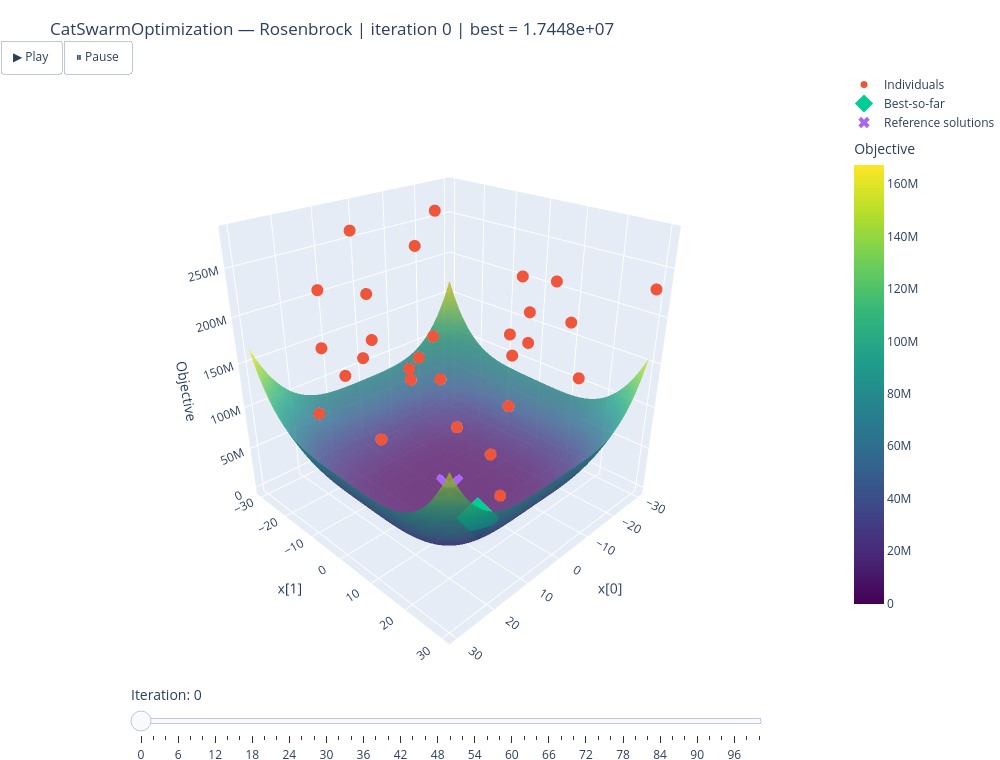
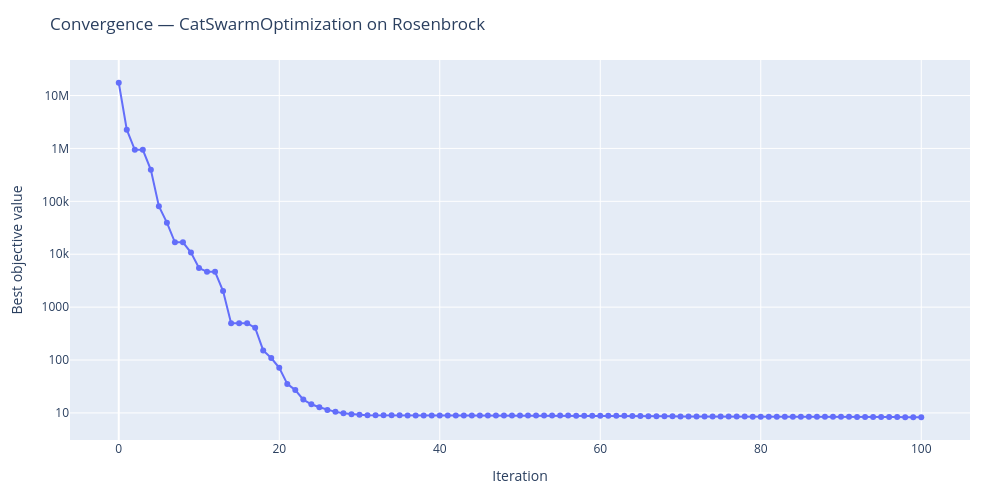
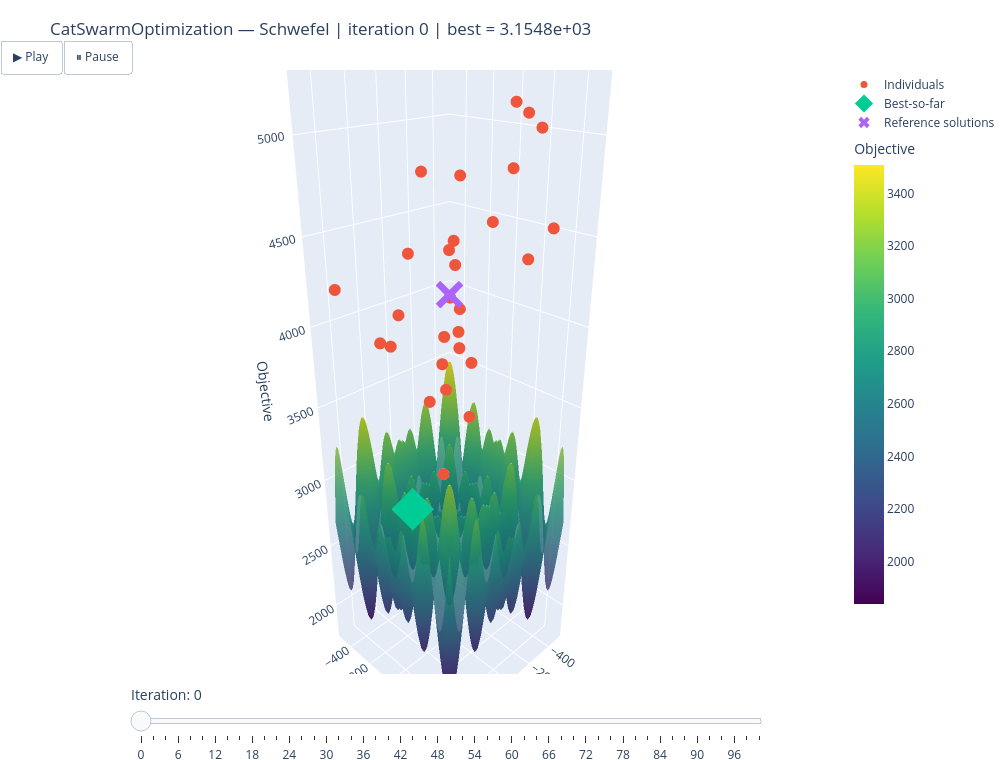
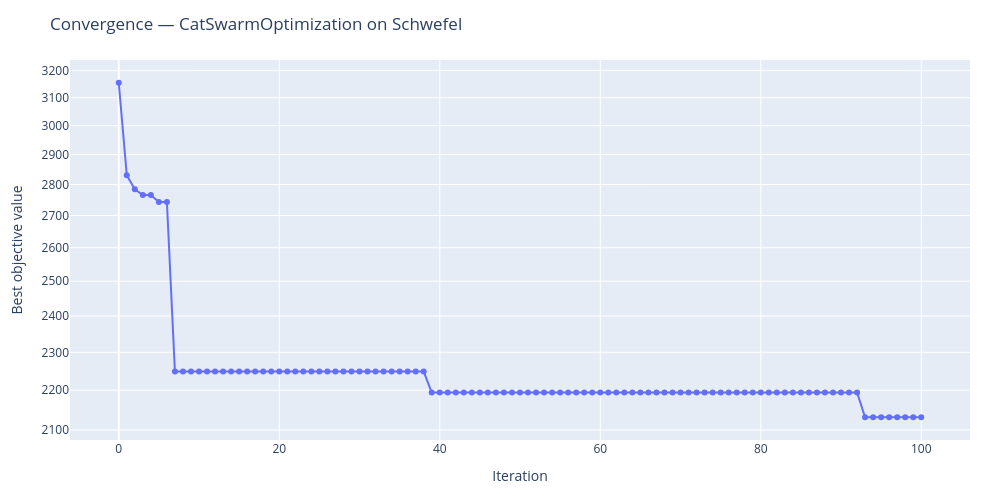

The notebook cell these images were saved under, in order:
### Markdown cell above
## Cat Swarm

### Code cell
algorithm = CatSwarmOptimization(
    population_size=30,
    mixture_ratio=0.1,
    c1=2.05,
    smp=3,
    spc=True,
    cdc=0.85,
    srd=0.2,
    max_velocity=1.9,
    seed=SEED,
)

run_optimizations(algorithm=algorithm)

### Figure 1 — Plotly figure (JSON) as saved in the notebook; plotly's stock layout.template omitted (floating-point values rounded to 4 significant figures; data arrays with more than 128 entries replaced by an {"elided": "..."} marker saying what was removed)
{"data": [{"colorbar": {"len": 0.8, "title": {"text": "Objective"}}, "colorscale": [[0, "#440154"], [0.1111, "#482878"], [0.2222, "#3e4989"], [0.3333, "#31688e"], [0.4444, "#26828e"], [0.5556, "#1f9e89"], [0.6667, "#35b779"], [0.7778, "#6ece58"], [0.8889, "#b5de2b"], [1, "#fde725"]], "hovertemplate": "x=%{x:.3f}<br>y=%{y:.3f}<br>objective=%{z:.3e}<extra></extra>", "name": "Objective surface", "opacity": 0.78, "type": "surface", "x": {"elided": "80x80 float values"}, "y": {"elided": "80x80 float values"}, "z": {"elided": "80x80 float values"}}, {"hovertemplate": "x=%{x:.4f}<br>y=%{y:.4f}<br>objective=%{z:.6e}<extra></extra>", "marker": {"size": 7}, "mode": "markers", "name": "Individuals", "type": "scatter3d", "x": [11.86, -5.794, 8.824, -3.859, -29.67, -21.58, 29.47, 7.348, 11.76, -13.62, -2.452, -12.64, -28.26, 12.03, 27.69, -18.65, 15.26, 1.12, 14.81, -14.12, -27.34, 6.784, 28.62, 15.93, 17.15, -9.331, 8.224, -0.02974, 24.84, -19.36], "y": [-11.17, -19.09, 23.71, -9.07, 29.68, -26.63, -6.47, 15.63, -16.55, 10.16, -15.77, -15.86, 5.829, -29.26, 20.69, 3.741, 29.74, 13.33, 29.04, -25.84, -0.6883, -21.1, 9.199, -4.464, -22.05, 26.57, 22.38, 2.257, -3.437, 16.77], "z": [177500000.0, 89690000.0, 229800000.0, 161400000.0, 229200000.0, 264400000.0, 136700000.0, 17450000.0, 281900000.0, 201100000.0, 114800000.0, 84210000.0, 210700000.0, 207400000.0, 233900000.0, 225000000.0, 230300000.0, 73880000.0, 183500000.0, 231700000.0, 131100000.0, 133900000.0, 271600000.0, 85200000.0, 159900000.0, 163400000.0, 63320000.0, 80900000.0, 172900000.0, 191400000.0]}, {"hovertemplate": "best x=%{x:.6f}<br>best y=%{y:.6f}<br>objective=%{z:.6e}<extra></extra>", "marker": {"size": 14, "symbol": "diamond"}, "mode": "markers", "name": "Best-so-far", "type": "scatter3d", "x": [7.348], "y": [15.63], "z": [17450000.0]}, {"hovertemplate": "reference x=%{x:.6f}<br>reference y=%{y:.6f}<br>objective=%{z:.6e}<extra></extra>", "marker": {"size": 10, "symbol": "x"}, "mode": "markers", "name": "Reference solutions", "type": "scatter3d", "x": [0.0], "y": [0.0], "z": [9.0]}], "layout": {"height": 760, "margin": {"b": 0, "l": 0, "r": 0, "t": 70}, "scene": {"camera": {"eye": {"x": 1.55, "y": 1.55, "z": 1.1}}, "xaxis": {"title": {"text": "x[0]"}}, "yaxis": {"title": {"text": "x[1]"}}, "zaxis": {"title": {"text": "Objective"}}}, "sliders": [{"active": 0, "currentvalue": {"font": {"size": 14}, "prefix": "Iteration: "}, "len": 0.84, "steps": [{"args": [["0"], {"frame": {"duration": 150, "redraw": true}, "mode": "immediate", "transition": {"duration": 0}}], "label": "0", "method": "animate"}, {"args": [["1"], {"frame": {"duration": 150, "redraw": true}, "mode": "immediate", "transition": {"duration": 0}}], "label": "2", "method": "animate"}, {"args": [["2"], {"frame": {"duration": 150, "redraw": true}, "mode": "immediate", "transition": {"duration": 0}}], "label": "4", "method": "animate"}, {"args": [["3"], {"frame": {"duration": 150, "redraw": true}, "mode": "immediate", "transition": {"duration": 0}}], "label": "6", "method": "animate"}, {"args": [["4"], {"frame": {"duration": 150, "redraw": true}, "mode": "immediate", "transition": {"duration": 0}}], "label": "8", "method": "animate"}, {"args": [["5"], {"frame": {"duration": 150, "redraw": true}, "mode": "immediate", "transition": {"duration": 0}}], "label": "10", "method": "animate"}, {"args": [["6"], {"frame": {"duration": 150, "redraw": true}, "mode": "immediate", "transition": {"duration": 0}}], "label": "12", "method": "animate"}, {"args": [["7"], {"frame": {"duration": 150, "redraw": true}, "mode": "immediate", "transition": {"duration": 0}}], "label": "14", "method": "animate"}, {"args": [["8"], {"frame": {"duration": 150, "redraw": true}, "mode": "immediate", "transition": {"duration": 0}}], "label": "16", "method": "animate"}, {"args": [["9"], {"frame": {"duration": 150, "redraw": true}, "mode": "immediate", "transition": {"duration": 0}}], "label": "18", "method": "animate"}, {"args": [["10"], {"frame": {"duration": 150, "redraw": true}, "mode": "immediate", "transition": {"duration": 0}}], "label": "20", "method": "animate"}, {"args": [["11"], {"frame": {"duration": 150, "redraw": true}, "mode": "immediate", "transition": {"duration": 0}}], "label": "22", "method": "animate"}, {"args": [["12"], {"frame": {"duration": 150, "redraw": true}, "mode": "immediate", "transition": {"duration": 0}}], "label": "24", "method": "animate"}, {"args": [["13"], {"frame": {"duration": 150, "redraw": true}, "mode": "immediate", "transition": {"duration": 0}}], "label": "26", "method": "animate"}, {"args": [["14"], {"frame": {"duration": 150, "redraw": true}, "mode": "immediate", "transition": {"duration": 0}}], "label": "28", "method": "animate"}, {"args": [["15"], {"frame": {"duration": 150, "redraw": true}, "mode": "immediate", "transition": {"duration": 0}}], "label": "30", "method": "animate"}, {"args": [["16"], {"frame": {"duration": 150, "redraw": true}, "mode": "immediate", "transition": {"duration": 0}}], "label": "32", "method": "animate"}, {"args": [["17"], {"frame": {"duration": 150, "redraw": true}, "mode": "immediate", "transition": {"duration": 0}}], "label": "34", "method": "animate"}, {"args": [["18"], {"frame": {"duration": 150, "redraw": true}, "mode": "immediate", "transition": {"duration": 0}}], "label": "36", "method": "animate"}, {"args": [["19"], {"frame": {"duration": 150, "redraw": true}, "mode": "immediate", "transition": {"duration": 0}}], "label": "38", "method": "animate"}, {"args": [["20"], {"frame": {"duration": 150, "redraw": true}, "mode": "immediate", "transition": {"duration": 0}}], "label": "40", "method": "animate"}, {"args": [["21"], {"frame": {"duration": 150, "redraw": true}, "mode": "immediate", "transition": {"duration": 0}}], "label": "42", "method": "animate"}, {"args": [["22"], {"frame": {"duration": 150, "redraw": true}, "mode": "immediate", "transition": {"duration": 0}}], "label": "44", "method": "animate"}, {"args": [["23"], {"frame": {"duration": 150, "redraw": true}, "mode": "immediate", "transition": {"duration": 0}}], "label": "46", "method": "animate"}, {"args": [["24"], {"frame": {"duration": 150, "redraw": true}, "mode": "immediate", "transition": {"duration": 0}}], "label": "48", "method": "animate"}, {"args": [["25"], {"frame": {"duration": 150, "redraw": true}, "mode": "immediate", "transition": {"duration": 0}}], "label": "50", "method": "animate"}, {"args": [["26"], {"frame": {"duration": 150, "redraw": true}, "mode": "immediate", "transition": {"duration": 0}}], "label": "52", "method": "animate"}, {"args": [["27"], {"frame": {"duration": 150, "redraw": true}, "mode": "immediate", "transition": {"duration": 0}}], "label": "54", "method": "animate"}, {"args": [["28"], {"frame": {"duration": 150, "redraw": true}, "mode": "immediate", "transition": {"duration": 0}}], "label": "56", "method": "animate"}, {"args": [["29"], {"frame": {"duration": 150, "redraw": true}, "mode": "immediate", "transition": {"duration": 0}}], "label": "58", "method": "animate"}, {"args": [["30"], {"frame": {"duration": 150, "redraw": true}, "mode": "immediate", "transition": {"duration": 0}}], "label": "60", "method": "animate"}, {"args": [["31"], {"frame": {"duration": 150, "redraw": true}, "mode": "immediate", "transition": {"duration": 0}}], "label": "62", "method": "animate"}, {"args": [["32"], {"frame": {"duration": 150, "redraw": true}, "mode": "immediate", "transition": {"duration": 0}}], "label": "64", "method": "animate"}, {"args": [["33"], {"frame": {"duration": 150, "redraw": true}, "mode": "immediate", "transition": {"duration": 0}}], "label": "66", "method": "animate"}, {"args": [["34"], {"frame": {"duration": 150, "redraw": true}, "mode": "immediate", "transition": {"duration": 0}}], "label": "68", "method": "animate"}, {"args": [["35"], {"frame": {"duration": 150, "redraw": true}, "mode": "immediate", "transition": {"duration": 0}}], "label": "70", "method": "animate"}, {"args": [["36"], {"frame": {"duration": 150, "redraw": true}, "mode": "immediate", "transition": {"duration": 0}}], "label": "72", "method": "animate"}, {"args": [["37"], {"frame": {"duration": 150, "redraw": true}, "mode": "immediate", "transition": {"duration": 0}}], "label": "74", "method": "animate"}, {"args": [["38"], {"frame": {"duration": 150, "redraw": true}, "mode": "immediate", "transition": {"duration": 0}}], "label": "76", "method": "animate"}, {"args": [["39"], {"frame": {"duration": 150, "redraw": true}, "mode": "immediate", "transition": {"duration": 0}}], "label": "78", "method": "animate"}, {"args": [["40"], {"frame": {"duration": 150, "redraw": true}, "mode": "immediate", "transition": {"duration": 0}}], "label": "80", "method": "animate"}, {"args": [["41"], {"frame": {"duration": 150, "redraw": true}, "mode": "immediate", "transition": {"duration": 0}}], "label": "82", "method": "animate"}, {"args": [["42"], {"frame": {"duration": 150, "redraw": true}, "mode": "immediate", "transition": {"duration": 0}}], "label": "84", "method": "animate"}, {"args": [["43"], {"frame": {"duration": 150, "redraw": true}, "mode": "immediate", "transition": {"duration": 0}}], "label": "86", "method": "animate"}, {"args": [["44"], {"frame": {"duration": 150, "redraw": true}, "mode": "immediate", "transition": {"duration": 0}}], "label": "88", "method": "animate"}, {"args": [["45"], {"frame": {"duration": 150, "redraw": true}, "mode": "immediate", "transition": {"duration": 0}}], "label": "90", "method": "animate"}, {"args": [["46"], {"frame": {"duration": 150, "redraw": true}, "mode": "immediate", "transition": {"duration": 0}}], "label": "92", "method": "animate"}, {"args": [["47"], {"frame": {"duration": 150, "redraw": true}, "mode": "immediate", "transition": {"duration": 0}}], "label": "94", "method": "animate"}, {"args": [["48"], {"frame": {"duration": 150, "redraw": true}, "mode": "immediate", "transition": {"duration": 0}}], "label": "96", "method": "animate"}, {"args": [["49"], {"frame": {"duration": 150, "redraw": true}, "mode": "immediate", "transition": {"duration": 0}}], "label": "98", "method": "animate"}, {"args": [["50"], {"frame": {"duration": 150, "redraw": true}, "mode": "immediate", "transition": {"duration": 0}}], "label": "100", "method": "animate"}], "x": 0.08, "y": 0.02}], "title": {"text": "CatSwarmOptimization — Rosenbrock | iteration 0 | best = 1.7448e+07"}, "uirevision": "keep-camera", "updatemenus": [{"buttons": [{"args": [null, {"frame": {"duration": 150, "redraw": true}, "fromcurrent": true, "mode": "immediate", "transition": {"duration": 0}}], "label": "▶ Play", "method": "animate"}, {"args": [[null], {"frame": {"duration": 0, "redraw": false}, "mode": "immediate"}], "label": "⏸ Pause", "method": "animate"}], "direction": "left", "showactive": false, "type": "buttons", "x": 0.08, "y": 1.05}], "width": 1000}}

### Figure 2 — Plotly figure (JSON) as saved in the notebook; plotly's stock layout.template omitted (floating-point values rounded to 4 significant figures)
{"data": [{"hovertemplate": "iteration=%{x}<br>best=%{y:.6e}<extra></extra>", "mode": "lines+markers", "name": "Best-so-far", "type": "scatter", "x": [0, 1, 2, 3, 4, 5, 6, 7, 8, 9, 10, 11, 12, 13, 14, 15, 16, 17, 18, 19, 20, 21, 22, 23, 24, 25, 26, 27, 28, 29, 30, 31, 32, 33, 34, 35, 36, 37, 38, 39, 40, 41, 42, 43, 44, 45, 46, 47, 48, 49, 50, 51, 52, 53, 54, 55, 56, 57, 58, 59, 60, 61, 62, 63, 64, 65, 66, 67, 68, 69, 70, 71, 72, 73, 74, 75, 76, 77, 78, 79, 80, 81, 82, 83, 84, 85, 86, 87, 88, 89, 90, 91, 92, 93, 94, 95, 96, 97, 98, 99, 100], "y": [17450000.0, 2261000.0, 941100.0, 941100.0, 394200.0, 80960.0, 39570.0, 16820.0, 16820.0, 10770.0, 5516.0, 4655.0, 4655.0, 2018.0, 496.5, 496.5, 496.5, 406.4, 151.9, 109.2, 71.13, 35.35, 27.0, 17.84, 14.57, 12.77, 11.38, 10.48, 9.804, 9.421, 9.254, 9.049, 9.007, 9.007, 9.007, 9.006, 8.969, 8.965, 8.952, 8.949, 8.943, 8.939, 8.937, 8.937, 8.937, 8.937, 8.933, 8.933, 8.933, 8.931, 8.923, 8.923, 8.921, 8.917, 8.911, 8.909, 8.895, 8.881, 8.881, 8.878, 8.848, 8.829, 8.815, 8.805, 8.749, 8.737, 8.688, 8.688, 8.659, 8.653, 8.601, 8.601, 8.601, 8.601, 8.601, 8.578, 8.567, 8.562, 8.516, 8.499, 8.481, 8.471, 8.471, 8.471, 8.462, 8.427, 8.427, 8.427, 8.427, 8.427, 8.427, 8.427, 8.395, 8.375, 8.347, 8.347, 8.345, 8.345, 8.302, 8.282, 8.282]}], "layout": {"height": 500, "margin": {"b": 60, "l": 70, "r": 30, "t": 60}, "title": {"text": "Convergence — CatSwarmOptimization on Rosenbrock"}, "width": 1000, "xaxis": {"title": {"text": "Iteration"}}, "yaxis": {"title": {"text": "Best objective value"}, "type": "log"}}}

### Figure 3 — Plotly figure (JSON) as saved in the notebook; plotly's stock layout.template omitted (floating-point values rounded to 4 significant figures; data arrays with more than 128 entries replaced by an {"elided": "..."} marker saying what was removed)
{"data": [{"colorbar": {"len": 0.8, "title": {"text": "Objective"}}, "colorscale": [[0, "#440154"], [0.1111, "#482878"], [0.2222, "#3e4989"], [0.3333, "#31688e"], [0.4444, "#26828e"], [0.5556, "#1f9e89"], [0.6667, "#35b779"], [0.7778, "#6ece58"], [0.8889, "#b5de2b"], [1, "#fde725"]], "hovertemplate": "x=%{x:.3f}<br>y=%{y:.3f}<br>objective=%{z:.3e}<extra></extra>", "name": "Objective surface", "opacity": 0.78, "type": "surface", "x": {"elided": "80x80 float values"}, "y": {"elided": "80x80 float values"}, "z": {"elided": "80x80 float values"}}, {"hovertemplate": "x=%{x:.4f}<br>y=%{y:.4f}<br>objective=%{z:.6e}<extra></extra>", "marker": {"size": 7}, "mode": "markers", "name": "Individuals", "type": "scatter3d", "x": [192.6, 460.2, 382.9, -477.0, -163.7, -298.8, 93.33, -322.3, -407.9, 480.5, 133.9, 402.2, -325.3, -31.19, 366.8, 279.4, -332.7, 294.2, -107.5, -433.2, 52.32, -433.4, 206.9, -484.3, 430.0, 161.8, 29.19, -228.4, -70.93, 253.3], "y": [-270.5, 418.6, 333.3, 94.0, 271.3, 25.95, -105.0, 135.4, -320.2, 200.0, -172.1, 48.32, -373.0, -27.52, -147.0, 345.7, -257.0, 285.9, -112.1, 170.4, 205.4, 218.3, 180.6, 290.2, -425.1, 199.7, 192.4, -149.8, -41.29, 104.4], "z": [3861.0, 3475.0, 4027.0, 5068.0, 5159.0, 4526.0, 4826.0, 4818.0, 3902.0, 3155.0, 4404.0, 4201.0, 3726.0, 4156.0, 3977.0, 4081.0, 3793.0, 5621.0, 4384.0, 4323.0, 3549.0, 5013.0, 3765.0, 4507.0, 4216.0, 4436.0, 3864.0, 4755.0, 4457.0, 3681.0]}, {"hovertemplate": "best x=%{x:.6f}<br>best y=%{y:.6f}<br>objective=%{z:.6e}<extra></extra>", "marker": {"size": 14, "symbol": "diamond"}, "mode": "markers", "name": "Best-so-far", "type": "scatter3d", "x": [480.5], "y": [200.0], "z": [3155.0]}, {"hovertemplate": "reference x=%{x:.6f}<br>reference y=%{y:.6f}<br>objective=%{z:.6e}<extra></extra>", "marker": {"size": 10, "symbol": "x"}, "mode": "markers", "name": "Reference solutions", "type": "scatter3d", "x": [0.0], "y": [0.0], "z": [4190.0]}], "layout": {"height": 760, "margin": {"b": 0, "l": 0, "r": 0, "t": 70}, "scene": {"camera": {"eye": {"x": 1.55, "y": 1.55, "z": 1.1}}, "xaxis": {"title": {"text": "x[0]"}}, "yaxis": {"title": {"text": "x[1]"}}, "zaxis": {"title": {"text": "Objective"}}}, "sliders": [{"active": 0, "currentvalue": {"font": {"size": 14}, "prefix": "Iteration: "}, "len": 0.84, "steps": [{"args": [["0"], {"frame": {"duration": 150, "redraw": true}, "mode": "immediate", "transition": {"duration": 0}}], "label": "0", "method": "animate"}, {"args": [["1"], {"frame": {"duration": 150, "redraw": true}, "mode": "immediate", "transition": {"duration": 0}}], "label": "2", "method": "animate"}, {"args": [["2"], {"frame": {"duration": 150, "redraw": true}, "mode": "immediate", "transition": {"duration": 0}}], "label": "4", "method": "animate"}, {"args": [["3"], {"frame": {"duration": 150, "redraw": true}, "mode": "immediate", "transition": {"duration": 0}}], "label": "6", "method": "animate"}, {"args": [["4"], {"frame": {"duration": 150, "redraw": true}, "mode": "immediate", "transition": {"duration": 0}}], "label": "8", "method": "animate"}, {"args": [["5"], {"frame": {"duration": 150, "redraw": true}, "mode": "immediate", "transition": {"duration": 0}}], "label": "10", "method": "animate"}, {"args": [["6"], {"frame": {"duration": 150, "redraw": true}, "mode": "immediate", "transition": {"duration": 0}}], "label": "12", "method": "animate"}, {"args": [["7"], {"frame": {"duration": 150, "redraw": true}, "mode": "immediate", "transition": {"duration": 0}}], "label": "14", "method": "animate"}, {"args": [["8"], {"frame": {"duration": 150, "redraw": true}, "mode": "immediate", "transition": {"duration": 0}}], "label": "16", "method": "animate"}, {"args": [["9"], {"frame": {"duration": 150, "redraw": true}, "mode": "immediate", "transition": {"duration": 0}}], "label": "18", "method": "animate"}, {"args": [["10"], {"frame": {"duration": 150, "redraw": true}, "mode": "immediate", "transition": {"duration": 0}}], "label": "20", "method": "animate"}, {"args": [["11"], {"frame": {"duration": 150, "redraw": true}, "mode": "immediate", "transition": {"duration": 0}}], "label": "22", "method": "animate"}, {"args": [["12"], {"frame": {"duration": 150, "redraw": true}, "mode": "immediate", "transition": {"duration": 0}}], "label": "24", "method": "animate"}, {"args": [["13"], {"frame": {"duration": 150, "redraw": true}, "mode": "immediate", "transition": {"duration": 0}}], "label": "26", "method": "animate"}, {"args": [["14"], {"frame": {"duration": 150, "redraw": true}, "mode": "immediate", "transition": {"duration": 0}}], "label": "28", "method": "animate"}, {"args": [["15"], {"frame": {"duration": 150, "redraw": true}, "mode": "immediate", "transition": {"duration": 0}}], "label": "30", "method": "animate"}, {"args": [["16"], {"frame": {"duration": 150, "redraw": true}, "mode": "immediate", "transition": {"duration": 0}}], "label": "32", "method": "animate"}, {"args": [["17"], {"frame": {"duration": 150, "redraw": true}, "mode": "immediate", "transition": {"duration": 0}}], "label": "34", "method": "animate"}, {"args": [["18"], {"frame": {"duration": 150, "redraw": true}, "mode": "immediate", "transition": {"duration": 0}}], "label": "36", "method": "animate"}, {"args": [["19"], {"frame": {"duration": 150, "redraw": true}, "mode": "immediate", "transition": {"duration": 0}}], "label": "38", "method": "animate"}, {"args": [["20"], {"frame": {"duration": 150, "redraw": true}, "mode": "immediate", "transition": {"duration": 0}}], "label": "40", "method": "animate"}, {"args": [["21"], {"frame": {"duration": 150, "redraw": true}, "mode": "immediate", "transition": {"duration": 0}}], "label": "42", "method": "animate"}, {"args": [["22"], {"frame": {"duration": 150, "redraw": true}, "mode": "immediate", "transition": {"duration": 0}}], "label": "44", "method": "animate"}, {"args": [["23"], {"frame": {"duration": 150, "redraw": true}, "mode": "immediate", "transition": {"duration": 0}}], "label": "46", "method": "animate"}, {"args": [["24"], {"frame": {"duration": 150, "redraw": true}, "mode": "immediate", "transition": {"duration": 0}}], "label": "48", "method": "animate"}, {"args": [["25"], {"frame": {"duration": 150, "redraw": true}, "mode": "immediate", "transition": {"duration": 0}}], "label": "50", "method": "animate"}, {"args": [["26"], {"frame": {"duration": 150, "redraw": true}, "mode": "immediate", "transition": {"duration": 0}}], "label": "52", "method": "animate"}, {"args": [["27"], {"frame": {"duration": 150, "redraw": true}, "mode": "immediate", "transition": {"duration": 0}}], "label": "54", "method": "animate"}, {"args": [["28"], {"frame": {"duration": 150, "redraw": true}, "mode": "immediate", "transition": {"duration": 0}}], "label": "56", "method": "animate"}, {"args": [["29"], {"frame": {"duration": 150, "redraw": true}, "mode": "immediate", "transition": {"duration": 0}}], "label": "58", "method": "animate"}, {"args": [["30"], {"frame": {"duration": 150, "redraw": true}, "mode": "immediate", "transition": {"duration": 0}}], "label": "60", "method": "animate"}, {"args": [["31"], {"frame": {"duration": 150, "redraw": true}, "mode": "immediate", "transition": {"duration": 0}}], "label": "62", "method": "animate"}, {"args": [["32"], {"frame": {"duration": 150, "redraw": true}, "mode": "immediate", "transition": {"duration": 0}}], "label": "64", "method": "animate"}, {"args": [["33"], {"frame": {"duration": 150, "redraw": true}, "mode": "immediate", "transition": {"duration": 0}}], "label": "66", "method": "animate"}, {"args": [["34"], {"frame": {"duration": 150, "redraw": true}, "mode": "immediate", "transition": {"duration": 0}}], "label": "68", "method": "animate"}, {"args": [["35"], {"frame": {"duration": 150, "redraw": true}, "mode": "immediate", "transition": {"duration": 0}}], "label": "70", "method": "animate"}, {"args": [["36"], {"frame": {"duration": 150, "redraw": true}, "mode": "immediate", "transition": {"duration": 0}}], "label": "72", "method": "animate"}, {"args": [["37"], {"frame": {"duration": 150, "redraw": true}, "mode": "immediate", "transition": {"duration": 0}}], "label": "74", "method": "animate"}, {"args": [["38"], {"frame": {"duration": 150, "redraw": true}, "mode": "immediate", "transition": {"duration": 0}}], "label": "76", "method": "animate"}, {"args": [["39"], {"frame": {"duration": 150, "redraw": true}, "mode": "immediate", "transition": {"duration": 0}}], "label": "78", "method": "animate"}, {"args": [["40"], {"frame": {"duration": 150, "redraw": true}, "mode": "immediate", "transition": {"duration": 0}}], "label": "80", "method": "animate"}, {"args": [["41"], {"frame": {"duration": 150, "redraw": true}, "mode": "immediate", "transition": {"duration": 0}}], "label": "82", "method": "animate"}, {"args": [["42"], {"frame": {"duration": 150, "redraw": true}, "mode": "immediate", "transition": {"duration": 0}}], "label": "84", "method": "animate"}, {"args": [["43"], {"frame": {"duration": 150, "redraw": true}, "mode": "immediate", "transition": {"duration": 0}}], "label": "86", "method": "animate"}, {"args": [["44"], {"frame": {"duration": 150, "redraw": true}, "mode": "immediate", "transition": {"duration": 0}}], "label": "88", "method": "animate"}, {"args": [["45"], {"frame": {"duration": 150, "redraw": true}, "mode": "immediate", "transition": {"duration": 0}}], "label": "90", "method": "animate"}, {"args": [["46"], {"frame": {"duration": 150, "redraw": true}, "mode": "immediate", "transition": {"duration": 0}}], "label": "92", "method": "animate"}, {"args": [["47"], {"frame": {"duration": 150, "redraw": true}, "mode": "immediate", "transition": {"duration": 0}}], "label": "94", "method": "animate"}, {"args": [["48"], {"frame": {"duration": 150, "redraw": true}, "mode": "immediate", "transition": {"duration": 0}}], "label": "96", "method": "animate"}, {"args": [["49"], {"frame": {"duration": 150, "redraw": true}, "mode": "immediate", "transition": {"duration": 0}}], "label": "98", "method": "animate"}, {"args": [["50"], {"frame": {"duration": 150, "redraw": true}, "mode": "immediate", "transition": {"duration": 0}}], "label": "100", "method": "animate"}], "x": 0.08, "y": 0.02}], "title": {"text": "CatSwarmOptimization — Schwefel | iteration 0 | best = 3.1548e+03"}, "uirevision": "keep-camera", "updatemenus": [{"buttons": [{"args": [null, {"frame": {"duration": 150, "redraw": true}, "fromcurrent": true, "mode": "immediate", "transition": {"duration": 0}}], "label": "▶ Play", "method": "animate"}, {"args": [[null], {"frame": {"duration": 0, "redraw": false}, "mode": "immediate"}], "label": "⏸ Pause", "method": "animate"}], "direction": "left", "showactive": false, "type": "buttons", "x": 0.08, "y": 1.05}], "width": 1000}}

### Figure 4 — Plotly figure (JSON) as saved in the notebook; plotly's stock layout.template omitted (floating-point values rounded to 4 significant figures)
{"data": [{"hovertemplate": "iteration=%{x}<br>best=%{y:.6e}<extra></extra>", "mode": "lines+markers", "name": "Best-so-far", "type": "scatter", "x": [0, 1, 2, 3, 4, 5, 6, 7, 8, 9, 10, 11, 12, 13, 14, 15, 16, 17, 18, 19, 20, 21, 22, 23, 24, 25, 26, 27, 28, 29, 30, 31, 32, 33, 34, 35, 36, 37, 38, 39, 40, 41, 42, 43, 44, 45, 46, 47, 48, 49, 50, 51, 52, 53, 54, 55, 56, 57, 58, 59, 60, 61, 62, 63, 64, 65, 66, 67, 68, 69, 70, 71, 72, 73, 74, 75, 76, 77, 78, 79, 80, 81, 82, 83, 84, 85, 86, 87, 88, 89, 90, 91, 92, 93, 94, 95, 96, 97, 98, 99, 100], "y": [3155.0, 2831.0, 2784.0, 2766.0, 2766.0, 2743.0, 2743.0, 2249.0, 2249.0, 2249.0, 2249.0, 2249.0, 2249.0, 2249.0, 2249.0, 2249.0, 2249.0, 2249.0, 2249.0, 2249.0, 2249.0, 2249.0, 2249.0, 2249.0, 2249.0, 2249.0, 2249.0, 2249.0, 2249.0, 2249.0, 2249.0, 2249.0, 2249.0, 2249.0, 2249.0, 2249.0, 2249.0, 2249.0, 2249.0, 2194.0, 2194.0, 2194.0, 2194.0, 2194.0, 2194.0, 2194.0, 2194.0, 2194.0, 2194.0, 2194.0, 2194.0, 2194.0, 2194.0, 2194.0, 2194.0, 2194.0, 2194.0, 2194.0, 2194.0, 2194.0, 2194.0, 2194.0, 2194.0, 2194.0, 2194.0, 2194.0, 2194.0, 2194.0, 2194.0, 2194.0, 2194.0, 2194.0, 2194.0, 2194.0, 2194.0, 2194.0, 2194.0, 2194.0, 2194.0, 2194.0, 2194.0, 2194.0, 2194.0, 2194.0, 2194.0, 2194.0, 2194.0, 2194.0, 2194.0, 2194.0, 2194.0, 2194.0, 2194.0, 2131.0, 2131.0, 2131.0, 2131.0, 2131.0, 2131.0, 2131.0, 2131.0]}], "layout": {"height": 500, "margin": {"b": 60, "l": 70, "r": 30, "t": 60}, "title": {"text": "Convergence — CatSwarmOptimization on Schwefel"}, "width": 1000, "xaxis": {"title": {"text": "Iteration"}}, "yaxis": {"title": {"text": "Best objective value"}, "type": "log"}}}
